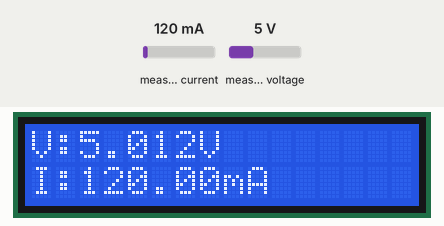
The sketch below on a simulated ESP32. Shown: 16×2 character LCD. The test bench sets the inputs (shaded band); at power-on: measured voltage 5 V, measured current 120 mA. What the sketch prints to the serial monitor is not drawn.

Above: at 4.8 s.
4.9 s: measured voltage set to 0.1 V
At 6.2 s:
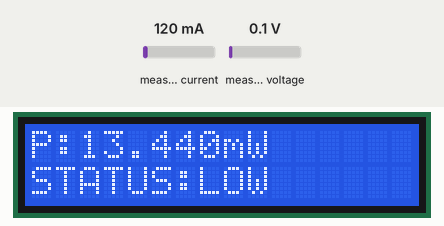
8.9 s: measured current set to 40 mA
At 10.4 s:
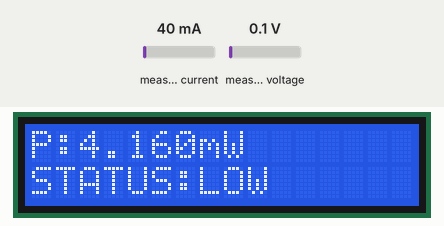
12.1 s: measured current set to 500 mA
At 13.4 s:
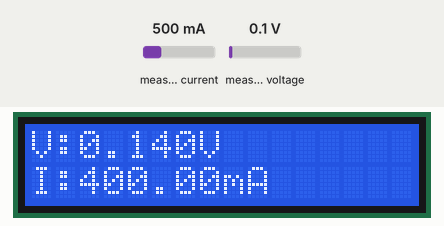
15.1 s: measured voltage set to 0.3 V
At 16.2 s:
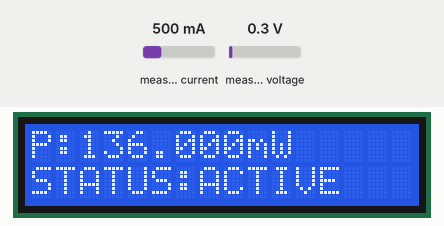
Timing chart, 0 to 18.1 s (numbered marks = the images above; inputs shaded):
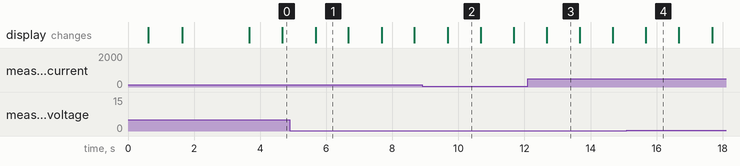

Measured:
- after the input at 4.9 s, the display: changes after 0.78 s (image 1)
- after the input at 8.9 s, the display: changes after 0.78 s (image 2)
- after the input at 12.1 s, the display: changes after 0.57 s (image 3)
- after the input at 15.1 s, the display: changes after 0.58 s (image 4)
- what the display in image 1 shows lasts 1.0 s, from 5.7 s to 6.7 s

The sketch:

civitas_esp32.ino
```cpp
/*
  CIVITAS AI - ESP32 Solar Verification Node v2
  WITH I2C ADDRESS SCANNER built in — check Serial Monitor for LCD address
*/

#include <Wire.h>
#include <Adafruit_INA219.h>
#include <LiquidCrystal_I2C.h>

Adafruit_INA219 ina219;

// We'll create the LCD object AFTER finding its address
// For now declare pointer
LiquidCrystal_I2C* lcd = nullptr;
byte lcd_addr = 0;

unsigned long lastSend = 0;
const unsigned long SEND_INTERVAL = 1000;

float voltage    = 0.0;
float current_uA = 0.0;
float power_uW   = 0.0;
int   frameCount = 0;
bool  ina219_ok  = false;
bool  lcd_ok     = false;

void setup() {
  Serial.begin(115200);
  Wire.begin(21, 22);
  delay(500);

  // ── STEP 1: Scan I2C bus and print all devices ────────────────────
  Serial.println("\n=== I2C SCANNER ===");
  byte found[10];
  int count = 0;

  for (byte addr = 1; addr < 127; addr++) {
    Wire.beginTransmission(addr);
    if (Wire.endTransmission() == 0) {
      Serial.print("  Found device at 0x");
      Serial.println(addr, HEX);
      if (count < 10) found[count++] = addr;
    }
  }
  Serial.print("  Total devices: ");
  Serial.println(count);
  Serial.println("===================\n");

  // ── STEP 2: Figure out LCD address ────────────────────────────────
  // INA219 is always 0x40. LCD is the OTHER address.
  for (int i = 0; i < count; i++) {
    if (found[i] != 0x40) {    // skip INA219
      lcd_addr = found[i];
      break;
    }
  }

  if (lcd_addr > 0) {
    Serial.print("LCD address detected: 0x");
    Serial.println(lcd_addr, HEX);
    lcd = new LiquidCrystal_I2C(lcd_addr, 16, 2);
    lcd->init();
    lcd->backlight();
    lcd->clear();
    lcd->setCursor(0, 0); lcd->print(" CIVITAS  AI   ");
    lcd->setCursor(0, 1); lcd->print("  Booting...   ");
    lcd_ok = true;
  } else {
    Serial.println("WARNING: No LCD found on I2C bus!");
  }

  delay(1000);

  // ── STEP 3: Init INA219 ───────────────────────────────────────────
  if (ina219.begin()) {
    ina219.setCalibration_16V_400mA();
    ina219_ok = true;
    Serial.println("INA219: OK (16V/400mA mode)");
    if (lcd_ok) {
      lcd->clear();
      lcd->setCursor(0, 0); lcd->print(" INA219: OK    ");
      lcd->setCursor(0, 1); lcd->print(" 16V/400mA cal ");
    }
  } else {
    Serial.println("ERR:INA219_NOT_FOUND");
    if (lcd_ok) {
      lcd->clear();
      lcd->setCursor(0, 0); lcd->print("ERR: INA219!   ");
      lcd->setCursor(0, 1); lcd->print("SDA=D21 SCL=D22");
    }
  }

  Serial.println("CIVITAS_AI_READY");
  delay(2000);
  if (lcd_ok) lcd->clear();
}

void loop() {
  unsigned long now = millis();

  if (now - lastSend >= SEND_INTERVAL) {
    lastSend = now;

    if (ina219_ok) {
      float busV   = ina219.getBusVoltage_V();
      float shuntV = ina219.getShuntVoltage_mV() / 1000.0;
      voltage = busV + shuntV;

      float current_mA = ina219.getCurrent_mA();
      if (current_mA < 0) current_mA = 0;

      float power_mW = voltage * current_mA;

      current_uA = current_mA * 1000.0;
      power_uW   = power_mW   * 1000.0;
      if (current_uA < 0) current_uA = 0;
      if (power_uW   < 0) power_uW   = 0;

    } else {
      voltage    = 0.0;
      current_uA = 0.0;
      power_uW   = 0.0;
    }

    // ── Serial: voltage(V), current(µA), power(µW) ───────────────
    Serial.print(voltage,    3);
    Serial.print(",");
    Serial.print(current_uA, 2);
    Serial.print(",");
    Serial.println(power_uW, 2);

    // ── LCD display ──────────────────────────────────────────────
    if (lcd_ok) {
      frameCount++;
      lcd->clear();

      if (!ina219_ok) {
        lcd->setCursor(0, 0); lcd->print("INA219 missing!");
        lcd->setCursor(0, 1); lcd->print("SDA=D21 SCL=D22");

      } else if (frameCount % 2 == 0) {
        lcd->setCursor(0, 0);
        lcd->print("V:");
        lcd->print(voltage, 3);
        lcd->print("V");

        lcd->setCursor(0, 1);
        lcd->print("I:");
        if (current_uA >= 1000) {
          lcd->print(current_uA / 1000.0, 2);
          lcd->print("mA");
        } else {
          lcd->print((int)current_uA);
          lcd->print("uA");
        }

      } else {
        lcd->setCursor(0, 0);
        lcd->print("P:");
        if (power_uW >= 1000) {
          lcd->print(power_uW / 1000.0, 3);
          lcd->print("mW");
        } else {
          lcd->print((int)power_uW);
          lcd->print("uW");
        }

        lcd->setCursor(0, 1);
        if (voltage > 0.3 && power_uW > 10) {
          lcd->print("STATUS:ACTIVE  ");
        } else {
          lcd->print("STATUS:LOW     ");
        }
      }
    }
  }
}
```
